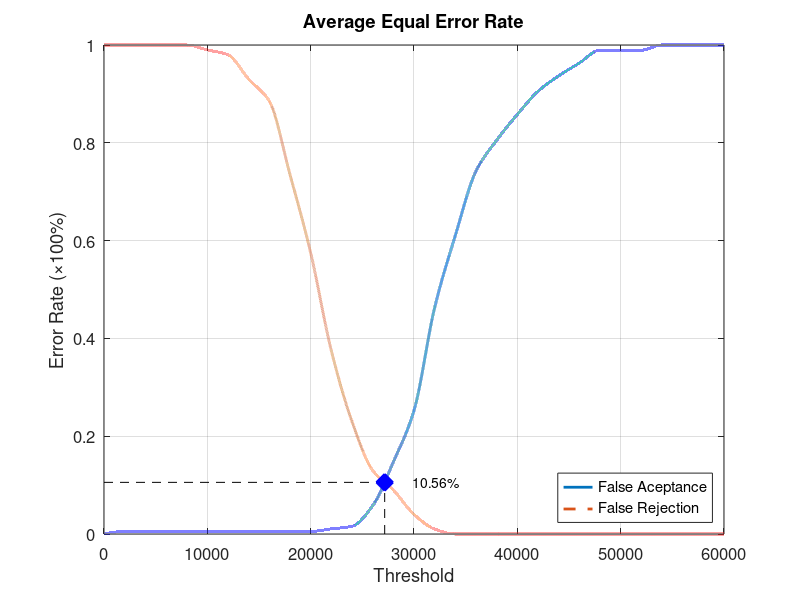
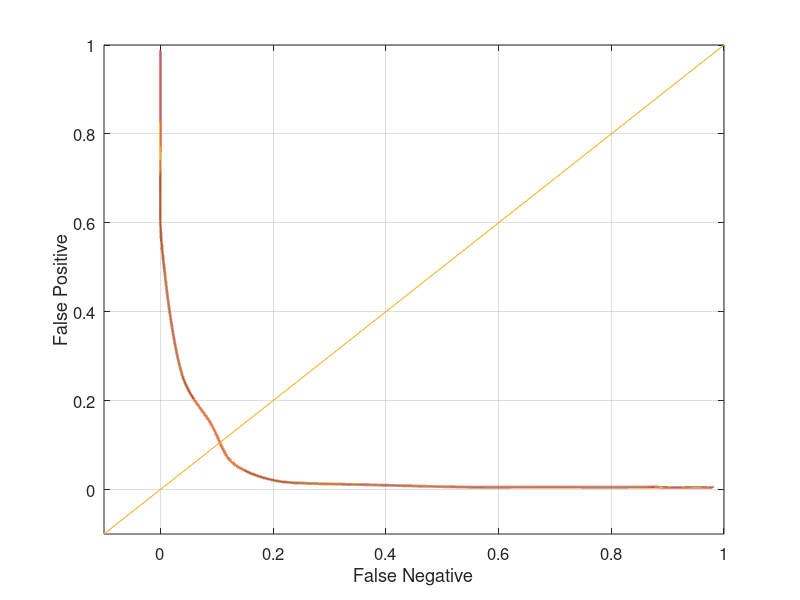

These figures' MATLAB source, in order:
function yEER = Database4_2
close all;
clear;
clc;
x = 0:2000:60000;
xq = 0:0.5:60000;

y0 = [0 0.00526316 0.00526316 0.00526316 0.00526316 0.00526316 0.00526316 0.00526316 0.00526316 0.00526316 0.00526316 0.0105263 0.0157895 0.0578947 0.147368 0.252632 0.463158 0.610526 0.742105 0.805263 0.857895 0.905263 0.936842 0.963158 0.989474 0.989474 0.989474 1 1 1 1];
yy0 = interp1(x, y0, xq, 'pchip');
y1 = [1 1 1 1 1 0.99 0.98 0.93 0.885 0.735 0.575 0.375 0.23 0.13 0.09 0.04 0.01 0 0 0 0 0 0 0 0 0 0 0 0 0 0];
yy1 = interp1(x, y1, xq, 'pchip');

% Calculating EER: 
y2 = abs(y0 - y1);
find(y2 == min(y2))
yy2 = abs(yy0 - yy1);
xEER = find(yy2 == min(yy2));
xEERIndex = xq(xEER) % X-axis EER
yEER = yy0(xEER) % Y-axis EER

main = figure
plot(xq, yy0,'-','LineWidth', 2);	hold on
plot(xq, yy1,'--','LineWidth', 2);	hold on
plot([xEERIndex xEERIndex], [0 yEER], 'k--');	hold on
plot([0 xEERIndex], [yEER yEER], 'k--');	hold on
plot(xEERIndex, yEER, 'bx', 'LineWidth', 10);	hold on
text(xEERIndex + 10 * xEERIndex / 100, yEER, [num2str(round((10000 * yEER)) / 100) '%'])
legend('False Aceptance', 'False Rejection', 'Location', 'SouthEast')
xlabel('Threshold')
ylabel('Error Rate (\times100%)')
title('Average Equal Error Rate')
set(gca, 'FontSize', 12)
axis([0 60000 0 1])
grid on

print(main, 'Database4_2Main', '-dpng');
FNRxFPR = figure('Color', [1 1 1]);
plot(yy1, yy0, '-', yy1, yy0, 'LineWidth', 2);
hold on
y = -0.1:0.1:1
plot(y, y); 
set(gca, 'FontSize', 12)
xlabel('False Negative')
ylabel('False Positive')
axis([-0.1 1 -0.1 1])
set(gca, 'FontSize', 12)
grid on

print(FNRxFPR, 'Database4_2FNRxFPR','-dpng');
end
